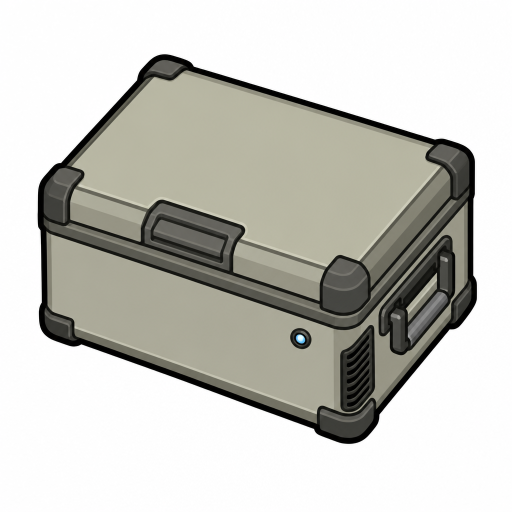
#> input picture vehicles/accessories/item-fridge-unit-2.png, 1024 x 1024 px, given in place of ro-cabinet-2.png, which was not available (shown at 1/2 size)
$ python export_ro_kit.py stage
#> lines starting #> are read from the running program, lines starting #| are printed output that depends on the picture
### assets/phobos-vehicles/export_batch_b.py
"""Fit the owner's picked parts of 12 Nov 2026 onto their vehicles' bodies, reproducibly. Free: it only reads the picked masters and writes
new files. Each part is placed by a box in its body master's pixels (export_vehicle.py overlay --fit), read off the picked body; mirrored
parts are made by flipping the picked master into a new derived file, never by changing it. Pictures that show together on one overlay
(the four outriggers and the cable when the generator set is set up) are layered into one texture.

    python assets/phobos-vehicles/export_batch_b.py --out .local/art/batch-b-export        stage and preview
    python assets/phobos-vehicles/export_batch_b.py --out mods/PhobosVehicles/Textures/Phobos/Vehicles   ship

The record of the picks is assets/phobos-vehicles/requests/night-2026-11-12-record.md.
"""
import argparse
import json
import subprocess
import sys
from pathlib import Path

from PIL import Image, ImageOps

GEN = Path('assets/phobos-vehicles/generated')
DERIVED = GEN / 'derived-2026-11-12'
EXPORT = GEN / 'export'


def pick(name, seed):
    return GEN / name / f'{name}-{seed}.png'


# [22 lines left out: functions mirrored, stretched, not called in this run]


# Every overlay: (vehicle folder, texture name, [(part master, fit box in the body master's pixels), ...]).
# Boxes read off the picked bodies on 12 Nov 2026 (agent placement, owner to revise once seen in game).
OUTRIGGER = pick('survey-truck-outrigger', 1)
LAMPS = pick('survey-truck-work-lamps', 2)
BATTERY = pick('survey-truck-battery-box', 1)

VEHICLES = {
    'GeneratorSet': {
        'transform': 'GeneratorSet.transform.json',
        'overlays': [
            ('GeneratorSet_Fan', [(pick('generator-set-fan', 1), (322, 754, 446, 878))]),
            ('GeneratorSet_FanHeavy', [(pick('generator-set-fan', 2), (322, 754, 446, 878))]),
            ('GeneratorSet_SetUp', [
                (OUTRIGGER, (548, 430, 708, 500)), ('mirror', OUTRIGGER, (60, 430, 220, 500)),
                (OUTRIGGER, (548, 1380, 708, 1450)), ('mirror', OUTRIGGER, (60, 1380, 220, 1450)),
                (pick('generator-set-cable-out', 1), (70, 1300, 300, 1530)),
            ]),
            ('GeneratorSet_BiggerGenerator', [(pick('generator-set-bigger-alternator', 1), (262, 1112, 506, 1222))]),
            ('GeneratorSet_Reel', [(pick('generator-set-cable-reel', 2), (262, 1345, 506, 1450))]),
            ('GeneratorSet_Battery', [(BATTERY, (262, 444, 506, 536))]),
            ('GeneratorSet_HeatExchanger', [(pick('generator-set-heat-exchanger', 1), (430, 560, 530, 700))]),
        ],
    },
    'DrillRig': {
        'transform': 'DrillRig.transform.json',
        'overlays': [
            ('DrillRig_Mast', [(pick('drill-rig-mast-folded', 2), (448, 900, 576, 1930))]),
            ('DrillRig_MastTall', [(('stretch', pick('drill-rig-mast-folded', 2), 1.35), (448, 640, 576, 1930))]),
            ('DrillRig_RotaryHead', [(pick('drill-rig-rotary-head', 2), (416, 2040, 608, 2228))]),
            ('DrillRig_SetUp', [
                (OUTRIGGER, (740, 630, 920, 700)), ('mirror', OUTRIGGER, (104, 630, 284, 700)),
                (OUTRIGGER, (740, 1935, 920, 2005)), ('mirror', OUTRIGGER, (104, 1935, 284, 2005)),
            ]),
            ('DrillRig_PowerPack', [(pick('drill-rig-power-pack', 1), (572, 960, 742, 1130))]),
            ('DrillRig_DeepchemHead', [(pick('drill-rig-deepchem-tank', 1), (572, 1180, 742, 1290))]),
            ('DrillRig_DiamondBit', [(pick('drill-rig-diamond-bit', 1), (600, 1790, 700, 1890))]),
            ('DrillRig_Hammer', [(pick('drill-rig-hammer', 1), (600, 1790, 700, 1890))]),
            ('DrillRig_WorkLights', [(LAMPS, (380, 585, 650, 650))]),
        ],
    },
    'Tipper': {
        'transform': 'Tipper.transform.json',
        'overlays': [
            ('Tipper_Body', [(pick('tipper-box', 3), (262, 712, 762, 2010))]),
            ('Tipper_RockBody', [(pick('tipper-rock-body', 1), (262, 712, 762, 2010))]),
            ('Tipper_BulkBody', [(pick('tipper-bulk-body', 2), (262, 712, 762, 2010))]),
        ],
    },
    # The Crawler's places follow docs/development/vehicle-seabed-crawler.md, except the listening strips: the picked hull has its
    # forward thrusters where the plan put them, so they sit along the flanks aft of the diving planes (agent, 12 Nov 2026).
    'SeabedCrawler': {
        'transform': 'SeabedCrawler.transform.json',
        'overlays': [
            ('SeabedCrawler_BottomingWheels', [(pick('seabed-crawler-wheel-housing', 3), (880, 870, 990, 1060)),
                                               ('mirror', pick('seabed-crawler-wheel-housing', 3), (34, 870, 144, 1060))]),
            ('SeabedCrawler_Hydrophones', [(pick('seabed-crawler-hydrophone-strip', 1), (845, 1030, 895, 1340)),
                                           ('mirror', pick('seabed-crawler-hydrophone-strip', 1), (129, 1030, 179, 1340))]),
            ('SeabedCrawler_ActiveSonar', [(pick('seabed-crawler-sonar-dome', 3), (340, 45, 684, 290))]),
            ('SeabedCrawler_Manipulator', [(pick('seabed-crawler-manipulator', 1), (190, 180, 370, 420))]),
            ('SeabedCrawler_RadarMast', [(pick('seabed-crawler-radar-mast', 1), (470, 590, 554, 980))]),
            ('SeabedCrawler_SeabedDrill', [(pick('seabed-crawler-seabed-drill', 2), (400, 1150, 624, 1374))]),
        ],
    },
    'SurveyTruck': {
        'transform': 'SurveyTruck.transform.json',
        'overlays': [
            ('SurveyTruck_SetUp', [
                (OUTRIGGER, (790, 1120, 950, 1190)), ('mirror', OUTRIGGER, (74, 1120, 234, 1190)),
                (OUTRIGGER, (790, 1850, 950, 1920)), ('mirror', OUTRIGGER, (74, 1850, 234, 1920)),
            ]),
            ('SurveyTruck_RadiometricProbe', [(pick('survey-truck-probe', 1), (590, 1290, 760, 1600))]),
            ('SurveyTruck_LongRangeArray', [(pick('survey-truck-dish', 2), (400, 800, 624, 1024))]),
            ('SurveyTruck_PoweredArray', [(pick('survey-truck-powered-array', 1), (285, 1280, 455, 1820))]),
            ('SurveyTruck_SurveyBattery', [(BATTERY, (270, 1130, 460, 1262))]),
            ('SurveyTruck_WorkLights', [(LAMPS, (300, 745, 724, 805))]),
        ],
    },
}


# [76 lines left out: functions resolve, on_body_canvas, export_overlay, layer, main, not called in this run]


# [2 lines that do not run on import are left out]

### scripts/art/art_paths.py
"""Where the art tools keep their own working files: the background AI's masks, Segment Anything's parts, staging and review pages.

The owner's direction of 19 Nov 2026: "Just use K: from now on instead of D:" (D: had about 2% free). The folder comes from, in
order: the PHOBOS_ART_WORK environment variable, "artWorkPath" in .local/install-settings.json (as deploy.py reads its paths), the
central settings file (D'thorga Companion's settings.json, read through the shared tools when they are there), and .local/art in this
repository. New files go to that folder; files made before it moved are still read from .local/art, so
nothing made earlier is lost or needs copying. Shipped textures and committed files stay in the repository.
"""
import json
import os
from pathlib import Path
import sys

ROOT = Path(__file__).resolve().parents[2]
SETTINGS_FILE = ROOT / '.local' / 'install-settings.json'
OLD = ROOT / '.local' / 'art'
ENV_VAR = 'PHOBOS_ART_WORK'
KEY = 'artWorkPath'
# The folders outside the repository the art tools use, each a setting (config/settings.json) with today's folder as its default,
# so phobos-modkit's safe-copies can find them by the same keys (21 Nov 2026).
LORA_WORK = ('loraWorkPath', 'PHOBOS_LORA_WORK', Path(r'C:\AI\lora-experiments'))
COMFY = ('comfyUiPath', 'COMFYUI_PATH', Path(r'C:\AI\ComfyUI\ComfyUI_windows_portable'))
AI_TOOLKIT = ('aiToolkitPath', 'PHOBOS_AI_TOOLKIT', Path(r'C:\AI\ai-toolkit'))


def setting(key, env_var, default, environ=None, settings_file=SETTINGS_FILE):
    """A folder setting: the environment, then install-settings.json, then the central settings file, then the default."""
    environ = os.environ if environ is None else environ
    if environ.get(env_var):
        return Path(environ[env_var])
    settings_file = Path(settings_file)
    if settings_file.is_file():
        configured = json.loads(settings_file.read_text(encoding='utf-8')).get(key)
        if configured:
            return Path(configured)
    return _central(key, environ) or default


def work_root(environ=None, settings_file=SETTINGS_FILE):
    """The art tools' working folder: environment, then install-settings.json, then the central file, then .local/art."""
    return setting(KEY, ENV_VAR, OLD, environ, settings_file)


def lora_work_root(environ=None, settings_file=SETTINGS_FILE):
    """Where the style-model trainings live: outside the repository and the synced drive, as some are made from the game's art."""
    return setting(*LORA_WORK, environ, settings_file)


def comfy_root(environ=None, settings_file=SETTINGS_FILE):
    """ComfyUI's portable folder."""
    return setting(*COMFY, environ, settings_file)


def ai_toolkit_root(environ=None, settings_file=SETTINGS_FILE):
    """The ai-toolkit trainer's folder."""
    return setting(*AI_TOOLKIT, environ, settings_file)


def _central(key, environ):
    """A key from the central settings file; None without one, or without the shared tools to read it."""
    try:
        sys.path.insert(0, str(ROOT / 'scripts'))
        import _modkit
        _modkit.ensure()
        from phobos_modkit.paths import central_settings_file, read_settings_file
    except Exception:  # noqa: BLE001 (the art tools work without the shared tools; only the central layer goes without)
        return None
    configured = read_settings_file(central_settings_file(environ)).get(key)
    return Path(configured) if configured else None


# [29 lines left out: functions record_path, records_under, not called in this run]


def shipped_records(pattern='*.record.md', root=ROOT):
    """Every record of a file the mods ship: under assets/records/, and any still beside its file under mods/."""
    return sorted([*(Path(root) / 'mods').rglob(pattern), *(Path(root) / 'assets' / 'records').rglob(pattern)])


def work(*parts, environ=None, settings_file=SETTINGS_FILE):
    """A folder or file under the working folder, for writing."""
    return work_root(environ, settings_file).joinpath(*parts)


# [7 lines left out: function find, not called in this run]

### assets/phobos-vehicles/export_remote_kit.py
"""Fit the remote control kit's antenna onto the five service trucks' cabs, reproducibly (D'thorga Vehicles 0.117.2;
docs/development/autonomous-vehicles.md, step 4). Free: it reads the owner's pick and writes new files, with batch B's helpers.

    python assets/phobos-vehicles/export_remote_kit.py --out <artWorkPath>/remote-kit-stage --preview      stage and preview
    python assets/phobos-vehicles/export_remote_kit.py --out mods/PhobosVehicles/Textures/Phobos/Vehicles  ship

The antenna was drawn alone on white (assets/phobos-vehicles/requests/remote-kit-antenna-record.md) and is laid on each truck by
script, as the owner's rule says for a part that sits on a vehicle: its drawn bounds are fitted into a box on the cab roof, given in
each body's in-game pixels (128 a cell, north facing), turned into the master's pixels through the body's own transform. East and
south follow from the body's transform, so they register by construction. Agent placement, to revise once seen in game.
"""
import argparse
import json
import shutil
import sys
from pathlib import Path

from PIL import Image

HERE = Path(__file__).resolve().parent
sys.path.insert(0, str(HERE))
sys.path.insert(0, str(HERE.parents[1] / 'scripts' / 'art'))
import export_batch_b as base  # noqa: E402
import art_paths  # noqa: E402
from repaint_vehicles import tinted  # noqa: E402

PICK = 1  # The owner's pick of 25 Nov 2026: "Perhaps #1?"
NAME = 'RemoteKit'
# The mount near the front of each cab roof, on its right, the whip tied back along the roof: 190 game pixels long (about 1.5 cells)
# and as wide as the picture's own shape gives (0.18 of its length). Roofs read from the shipped north textures on a 64-pixel grid,
# 25 Nov 2026: the roof is the pale panel between the windscreen and the orange stripe. Agent placement, to revise once seen in game.
BOXES = {
    'Tipper': (321, 170, 355, 360),
    'BulkTanker': (336, 242, 370, 432),
    'DrillRig': (316, 200, 350, 390),
    'SurveyTruck': (336, 108, 370, 298),
    'GeneratorSet': (321, 175, 355, 365),
}
TEXTURES = HERE.parents[1] / 'mods' / 'PhobosVehicles' / 'Textures' / 'Phobos' / 'Vehicles'


def master_box(transform, box):
    """A box in the body's in-game pixels to its master's pixels: the inverse of the exporter's scale and offset."""
    data = json.loads((base.EXPORT / transform).read_text(encoding='utf-8'))
    scale, (left, top) = data['scale'], data['offset']
    return tuple(round((value - (left if index % 2 == 0 else top)) / scale) for index, value in enumerate(box))


# [46 lines left out: functions preview, main, not called in this run]


# [2 lines that do not run on import are left out]

### scripts/_modkit.py
"""Puts the pinned phobos-modkit submodule's Python package on the import path.

phobos-modkit (https://github.com/phobos-dthorga/phobos-modkit) holds the shared, game-free tools; this repository
pins it at external/phobos-modkit. A fix to a shared tool goes there first, then the pin moves here.
"""
from pathlib import Path
import sys

PACKAGE_ROOT = Path(__file__).resolve().parents[1] / 'external' / 'phobos-modkit' / 'python'


class MissingModKit(RuntimeError):
    pass


def ensure(package_root=PACKAGE_ROOT):
    """Make `import phobos_modkit` work, or say how to fetch the submodule."""
    if not (Path(package_root) / 'phobos_modkit' / '__init__.py').is_file():
        raise MissingModKit('phobos-modkit is missing; fetch it with:  git submodule update --init')
    if str(package_root) not in sys.path:
        sys.path.insert(0, str(package_root))

### assets/phobos-vehicles/export_ro_kit.py
"""Lay the reverse-osmosis kit's cabinet on the water bowser and the Ullage, and export its cartridge and icon, reproducibly (D'thorga
Framework 0.318.0, Vehicles 0.124.0; docs/development/vehicle-road-work.md). Free: it reads the owner's picks and writes new files.

    python assets/phobos-vehicles/export_ro_kit.py stage       the picks laid on, in the art working folder, with a preview
    python assets/phobos-vehicles/export_ro_kit.py ship        into the mods

The cabinet was drawn alone on white (assets/phobos-vehicles/requests/ro-kit-paid.json), as the owner's rule says for a part that sits on a
vehicle, and is laid on by script, as export_remote_kit.py lays the antenna: its drawn bounds are fitted, keeping their proportions, into
a box given in the body's in-game pixels (128 a cell, north facing), turned into the master's pixels through the body's own transform, so
east and south register by construction. On the bowser it lies across the rear deck in the dark box's place, beside the hose reel, so it
is turned a quarter first; on the Ullage it stands on the left frame strip between the brackets behind the cab, where the tank leaves
room. Boxes read by the agent off the shipped north textures on a 64-pixel grid, 26 Nov 2026: agent placement, to revise once seen in game.
"""
import argparse
import json
import shutil
import subprocess
import sys
from pathlib import Path

from PIL import Image

HERE = Path(__file__).resolve().parent
ROOT = HERE.parents[1]
sys.path.insert(0, str(HERE))
sys.path.insert(0, str(ROOT / 'scripts' / 'art'))
import export_batch_b as base  # noqa: E402
import art_paths  # noqa: E402
from export_remote_kit import master_box  # noqa: E402
from repaint_vehicles import tinted  # noqa: E402

CABINET = ('ro-cabinet', 2)  # The owner's pick of 26 Nov 2026: "2: squarer, neater pipes".
CARTRIDGE = ('item-membrane-cartridge', 1)  # The owner's pick of 26 Nov 2026: "1: crisper".
NAME = 'ROKit'
# vehicle folder: (box in the body's in-game pixels, north facing; turned a quarter first)
BOXES = {
    'PintleBowser': ((308, 974, 404, 1046), True),
    'BulkTanker': ((110, 656, 168, 734), False),
}
TEXTURES = ROOT / 'mods' / 'PhobosVehicles' / 'Textures' / 'Phobos' / 'Vehicles'
HYGIENE = ROOT / 'mods' / 'PhobosFramework' / 'Mods' / 'VehiclesHygiene' / 'Common' / 'Textures' / 'Phobos' / 'VehicleSystems'
ITEM = HYGIENE / 'Parts' / 'MembraneCartridge.png'
ICON = HYGIENE / 'Tank' / 'ReverseOsmosisKit.png'


def turned(master):
    """The cabinet turned a quarter clockwise, as a new file beside the derived masters (the original is never replaced)."""
    base.DERIVED.mkdir(parents=True, exist_ok=True)
    target = base.DERIVED / f'{Path(master).stem}-turned.png'
    if not target.exists():
        Image.open(master).convert('RGB').transpose(Image.Transpose.ROTATE_270).save(target)
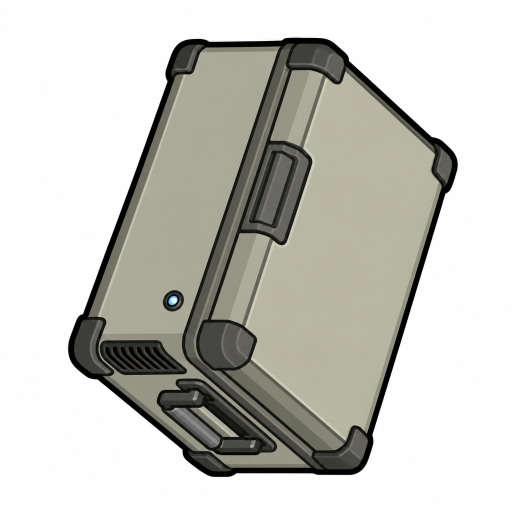
#> saved as ro-cabinet-2-turned.png: PIL image 1024x1024 RGB (shown at 1/2 size); mean R, G, B 199.1, 198.6, 192.5
    return target


def lay(out):
    master = base.pick(*CABINET)
    written = []
    for folder, (game_box, turn) in BOXES.items():
        target = out / folder
        target.mkdir(parents=True, exist_ok=True)
        name = f'{folder}_{NAME}'
        base.export_overlay(turned(master) if turn else master, base.EXPORT / f'{folder}.transform.json', target, name,
                            master_box(f'{folder}.transform.json', game_box))
        written.append((folder, name, target))
    return master, written


# [30 lines left out: functions sprite, preview, not called in this run]


def main():
    parser = argparse.ArgumentParser(description=__doc__.splitlines()[0])
    parser.add_argument('command', choices=['stage', 'ship'])
    args = parser.parse_args()
    if args.command == 'stage':
        work = art_paths.work('ro-kit')
        work.mkdir(parents=True, exist_ok=True)
        _, written = lay(work)
        preview(written, work)
        return
    master, written = lay(TEXTURES)
    for folder, name, target in written:
        for record in art_paths.records_under(target, f'{name}.export.json'):
            shutil.move(record, base.EXPORT / record.name)  # beside the bodies' records, where the clean-up tools read them
        print('wrote', target / f'{name}_north.png')
    sprite(base.pick(*CARTRIDGE), ITEM, 64)
    print('wrote', ITEM)
    sprite(master, ICON, 128)
    print('wrote', ICON)


if __name__ == '__main__':
#> (the run stopped early here; a loop or call above may not have finished)

$ run again, on vehicles/armour-kits/kit-drill-rig-ram-bar-12.png
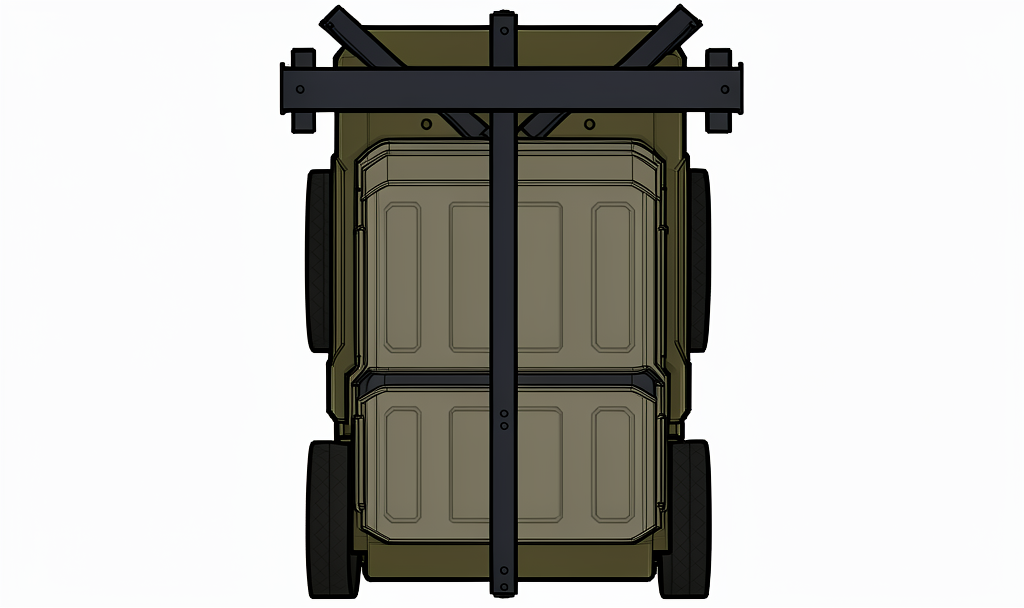
#> input picture vehicles/armour-kits/kit-drill-rig-ram-bar-12.png, 1024 x 608 px, given in place of ro-cabinet-2.png, which was not available
#> in turned, `Image.open(master).convert('RGB').transpose(Image.Transpose.ROTATE_270..`:
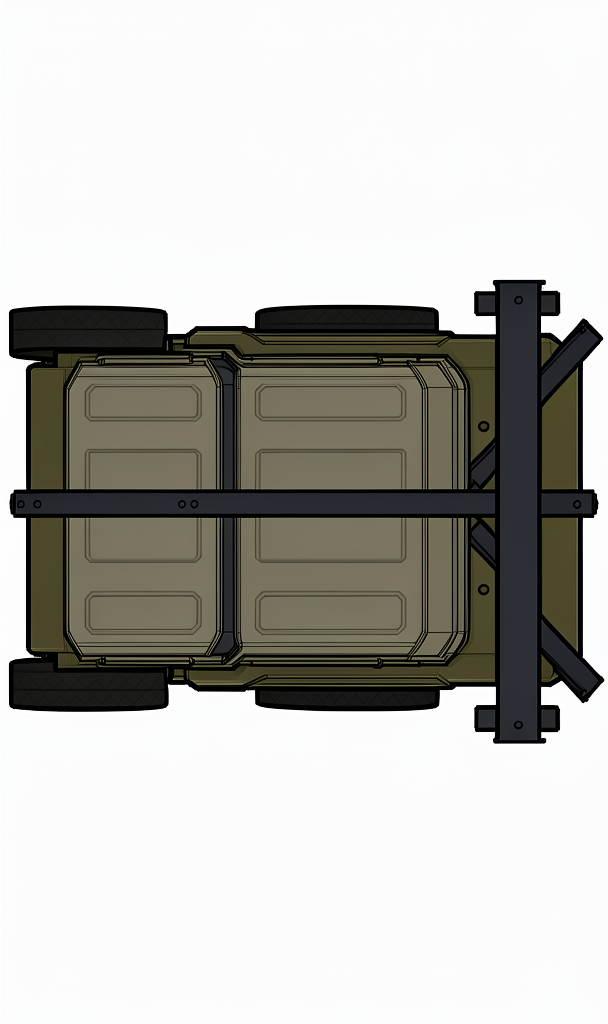
#> saved as ro-cabinet-2-turned.png: PIL image 608x1024 RGB; mean R, G, B 186.8, 186.1, 182

$ run again, on vehicles/armour-kits/kit-part-ram-bar-11.png
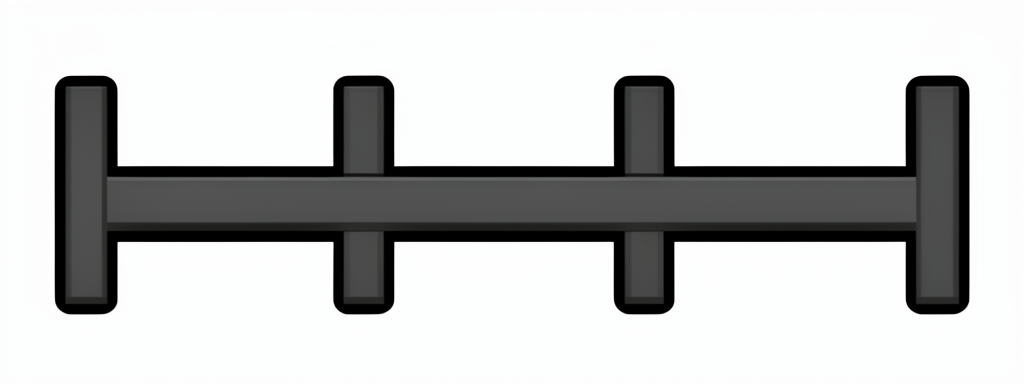
#> input picture vehicles/armour-kits/kit-part-ram-bar-11.png, 1024 x 384 px, given in place of ro-cabinet-2.png, which was not available
#> in turned, `Image.open(master).convert('RGB').transpose(Image.Transpose.ROTATE_270..`:
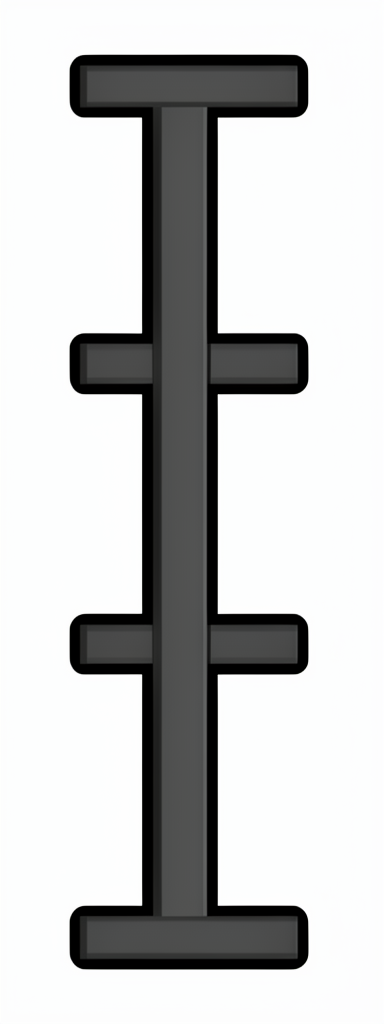
#> saved as ro-cabinet-2-turned.png: PIL image 384x1024 RGB; mean R, G, B 196.7, 197.4, 197.3
